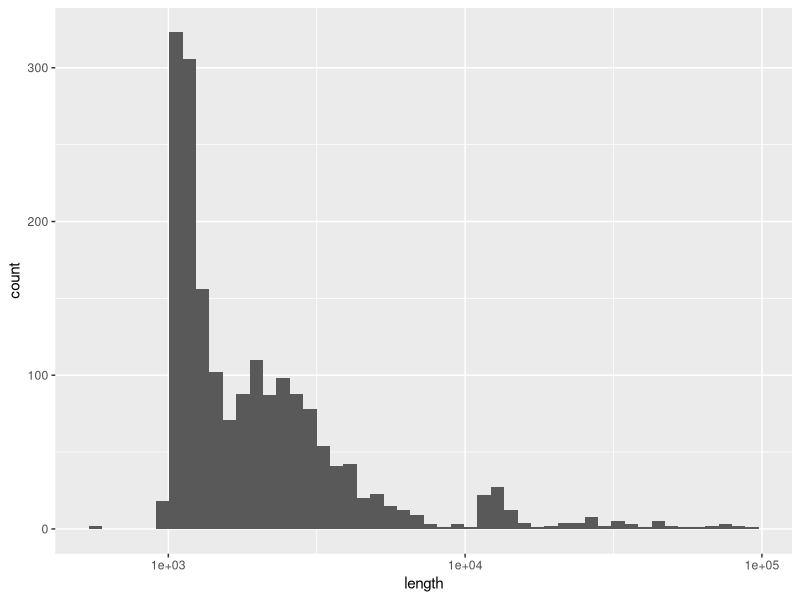
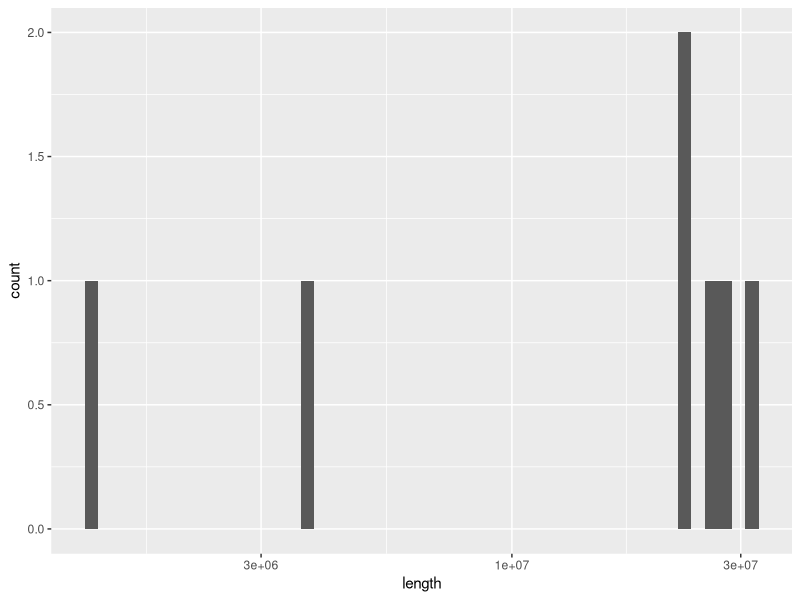

Write the R code that produced these figures, in order.
library(ggplot2)

le <- read.table("99kb_stats.txt", col.names=c("length","gc"))
gt <- read.table("101kb_stats.txt", col.names=c("length","gc"))

library(ggplot2)

le <- read.table("99kb_stats.txt", col.names=c("length","gc"))
gt <- read.table("101kb_stats.txt", col.names=c("length","gc"))

p1 <- ggplot(le, aes(x=length)) +
  geom_histogram(bins=50) +
  scale_x_log10()

ggsave("length_hist_99kb.png", p1)

p2 <- ggplot(gt, aes(x=length)) +
  geom_histogram(bins=50) +
  scale_x_log10()

ggsave("length_hist_101kb.png", p2)
